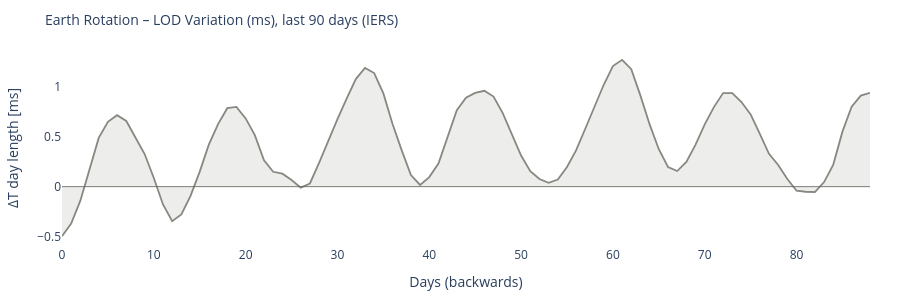

Notebook cell for this chart:
### Code cell
# ============================================================
# EARTH ROTATION – LOD variation (if IERS available)
# ============================================================

lod_col = None
if df_iers is not None:
    lod_col = next((c for c in df_iers.columns if 'lod' in c), None)

if df_iers is not None and lod_col:
    fig = go.Figure()
    fig.add_trace(go.Scatter(
        y=df_iers[lod_col].values,
        mode='lines',
        line=dict(color='#888780', width=1.8),
        fill='tozeroy', fillcolor='rgba(136,135,128,0.15)',
        name='LOD'
    ))
    fig.add_hline(y=0, line_color='#5F5E5A', line_width=0.8)
    fig.update_layout(
        title=dict(text='Earth Rotation – LOD Variation (ms), last 90 days (IERS)', font=dict(size=14)),
        xaxis_title='Days (backwards)', yaxis_title='ΔT day length [ms]',
        height=300,
        plot_bgcolor='rgba(0,0,0,0)', paper_bgcolor='rgba(0,0,0,0)',
        margin=dict(l=60, r=30, t=50, b=40)
    )
    fig.show()
else:
    print('IERS LOD data unavailable or column not found.')
    print('Reference: nominal day length =', CONSTANTS['sidereal_day_s'], 's')

### Figure 1 — Plotly figure (JSON) as saved in the notebook; plotly's stock layout.template omitted (floating-point values rounded to 4 significant figures)
{"data": [{"fill": "tozeroy", "fillcolor": "rgba(136,135,128,0.15)", "line": {"color": "#888780", "width": 1.8}, "mode": "lines", "name": "LOD", "type": "scatter", "y": [-0.4976, -0.3698, -0.1411, 0.1655, 0.4896, 0.6504, 0.7179, 0.6599, 0.4972, 0.3276, 0.0874, -0.179, -0.3461, -0.2787, -0.0917, 0.1513, 0.4242, 0.6288, 0.788, 0.8008, 0.6856, 0.5168, 0.2638, 0.1492, 0.1301, 0.0668, -0.0101, 0.0318, 0.2385, 0.4631, 0.6777, 0.8847, 1.081, 1.192, 1.141, 0.9364, 0.6298, 0.3639, 0.117, 0.0176, 0.0963, 0.2319, 0.5029, 0.7675, 0.8935, 0.942, 0.9627, 0.9044, 0.7391, 0.5273, 0.312, 0.1559, 0.0771, 0.038, 0.0707, 0.198, 0.3662, 0.5838, 0.8047, 1.023, 1.21, 1.274, 1.18, 0.9141, 0.625, 0.3762, 0.1978, 0.1567, 0.2476, 0.4225, 0.6256, 0.7989, 0.9392, 0.9395, 0.8499, 0.7259, 0.5292, 0.3299, 0.2183, 0.0763, -0.0407, -0.0511, -0.0538, 0.046, 0.2218, 0.5523, 0.8036, 0.9147, 0.9417]}], "layout": {"height": 300, "margin": {"b": 40, "l": 60, "r": 30, "t": 50}, "paper_bgcolor": "rgba(0,0,0,0)", "plot_bgcolor": "rgba(0,0,0,0)", "shapes": [{"line": {"color": "#5F5E5A", "width": 0.8}, "type": "line", "x0": 0, "x1": 1, "xref": "x domain", "y0": 0, "y1": 0, "yref": "y"}], "title": {"font": {"size": 14}, "text": "Earth Rotation – LOD Variation (ms), last 90 days (IERS)"}, "xaxis": {"title": {"text": "Days (backwards)"}}, "yaxis": {"title": {"text": "ΔT day length [ms]"}}}}
